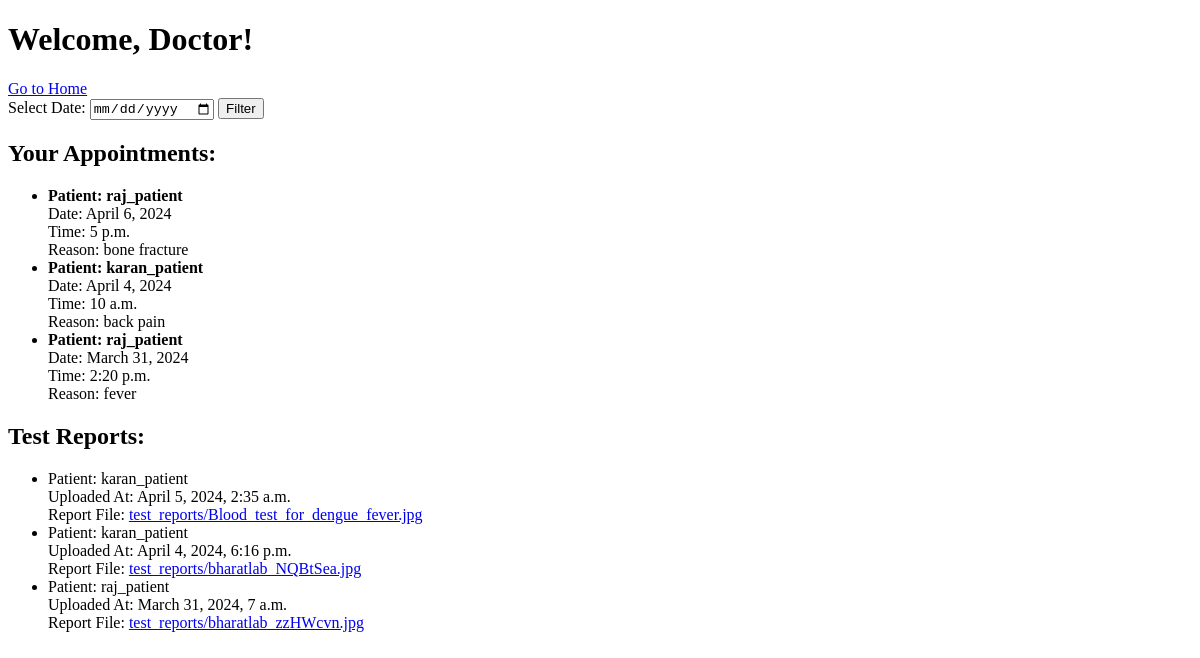
/accounts/dashboard/ (signed in), run on an earlier commit of the app's database.
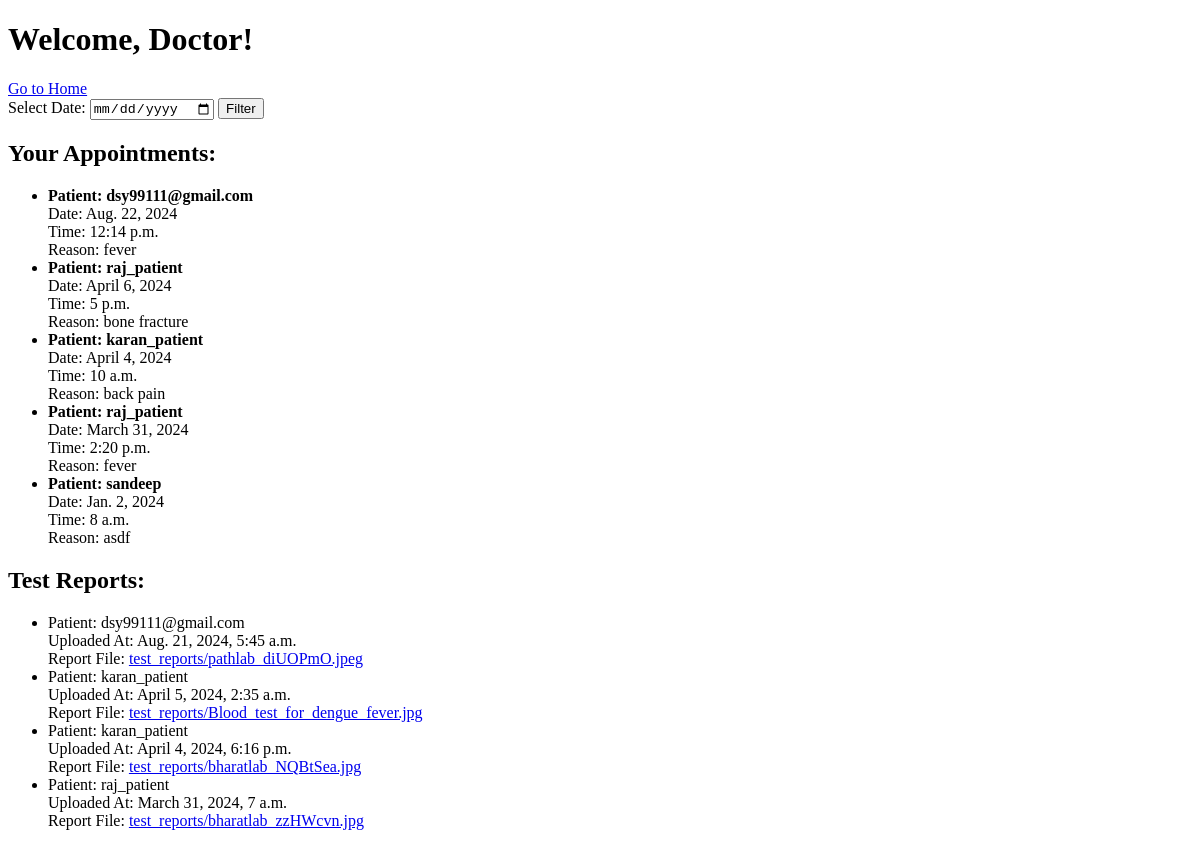
And on a later commit of the database.
### accounts/models.py (models this page shows, shortened)
class Appointment(models.Model):
    doctor = models.ForeignKey(CustomUser, related_name='doctor_appointments', on_delete=models.CASCADE)
    patient = models.ForeignKey(CustomUser, related_name='patient_appointments', on_delete=models.CASCADE)
    appointment_date = models.DateField()
    appointment_time = models.TimeField()
    reason = models.TextField(blank=True)

class CustomUser(AbstractUser):
    ROLE_CHOICES = (
        ('patient', 'Patient'),
        ('doctor', 'Doctor'),
        ('receptionist', 'Receptionist'),
    )
    role = models.CharField(max_length=20, choices=ROLE_CHOICES, default='patient')
    mobile_number = models.CharField(max_length=15, unique=True, null=True, blank=True)  # Add mobile_number field
    email = models.EmailField(unique=True)  # Email field
    is_email_verified = models.BooleanField(default=False)
    is_active = models.BooleanField(default=False)  # Ensure default is False

class TestReport(models.Model):
    patient = models.ForeignKey(CustomUser, on_delete=models.CASCADE)
    report_file = models.FileField(upload_to='test_reports/')
    uploaded_at = models.DateTimeField(auto_now_add=True)

### accounts/views.py (the view, shortened to what this page needs)
# urls.py: path('dashboard/', views.dashboard, name='dashboard'),
@login_required
def dashboard(request):
    if request.user.role == 'doctor':
        appointments = Appointment.objects.filter(doctor=request.user).order_by('-appointment_date')
        selected_date = request.GET.get('date')
        if selected_date:
            appointments = appointments.filter(appointment_date=selected_date)
        patients = appointments.values_list('patient', flat=True).distinct()
        test_reports = TestReport.objects.filter(patient__in=patients).order_by('-uploaded_at')
        return render(request, 'accounts/doctor.html', {'appointments': appointments, 'test_reports': test_reports})
    else:
        appointments = Appointment.objects.filter(patient=request.user)[::-1]
        test_reports = TestReport.objects.filter(patient=request.user)[::-1]
        return render(request, 'accounts/patient.html', {'appointments':appointments, 'test_reports': test_reports})

### templates/accounts/doctor.html (shortened to what this page needs)
<!DOCTYPE html>
<html lang="en">
<head>
</head>
<body>
    <h1>Welcome, Doctor!</h1>
    <a href="{% url 'accounts' %}" class="btn btn-primary">Go to Home</a>
    <form method="GET" action="">
        <label for="date">Select Date:</label>
        <input type="date" id="date" name="date">
        <button type="submit">Filter</button>
    </form>
    <h2>Your Appointments:</h2>
    {% if appointments %}
        <ul>
            {% for appointment in appointments %}
                <li><b>Patient: {{ appointment.patient.username }}<br></b>
                    Date: {{ appointment.appointment_date }}<br>
                    Time: {{ appointment.appointment_time }}<br>
                    Reason: {{ appointment.reason }}
                </li>
            {% endfor %}
        </ul>
    {% else %}
        <p>No appointments found.</p>
    {% endif %}
    <h2>Test Reports:</h2>
    {% if test_reports %}
        <ul>
            {% for report in test_reports %}
                <li>
                    Patient: {{ report.patient.username }}<br>
                    Uploaded At: {{ report.uploaded_at }}<br>
                    Report File: <a href="{{ report.report_file.url }}">{{ report.report_file.name }}</a><br>
                </li>
            {% endfor %}
        </ul>
    {% else %}
        <p>No test reports found.</p>
    {% endif %}
</body>
</html>

What changed in the data, as far as the page shows it:
added Appointment: patient.username "dsy99111@gmail.com", appointment_date "Aug. 22, 2024", appointment_time "12:14 p.m.", reason "fever"
added Appointment: patient.username "sandeep", appointment_date "Jan. 2, 2024", appointment_time "8 a.m.", reason "asdf"
added TestReport: patient.username "dsy99111@gmail.com", uploaded_at "Aug. 21, 2024, 5:45 a.m.", report_file.name "test_reports/pathlab_diUOPmO.jpeg"
